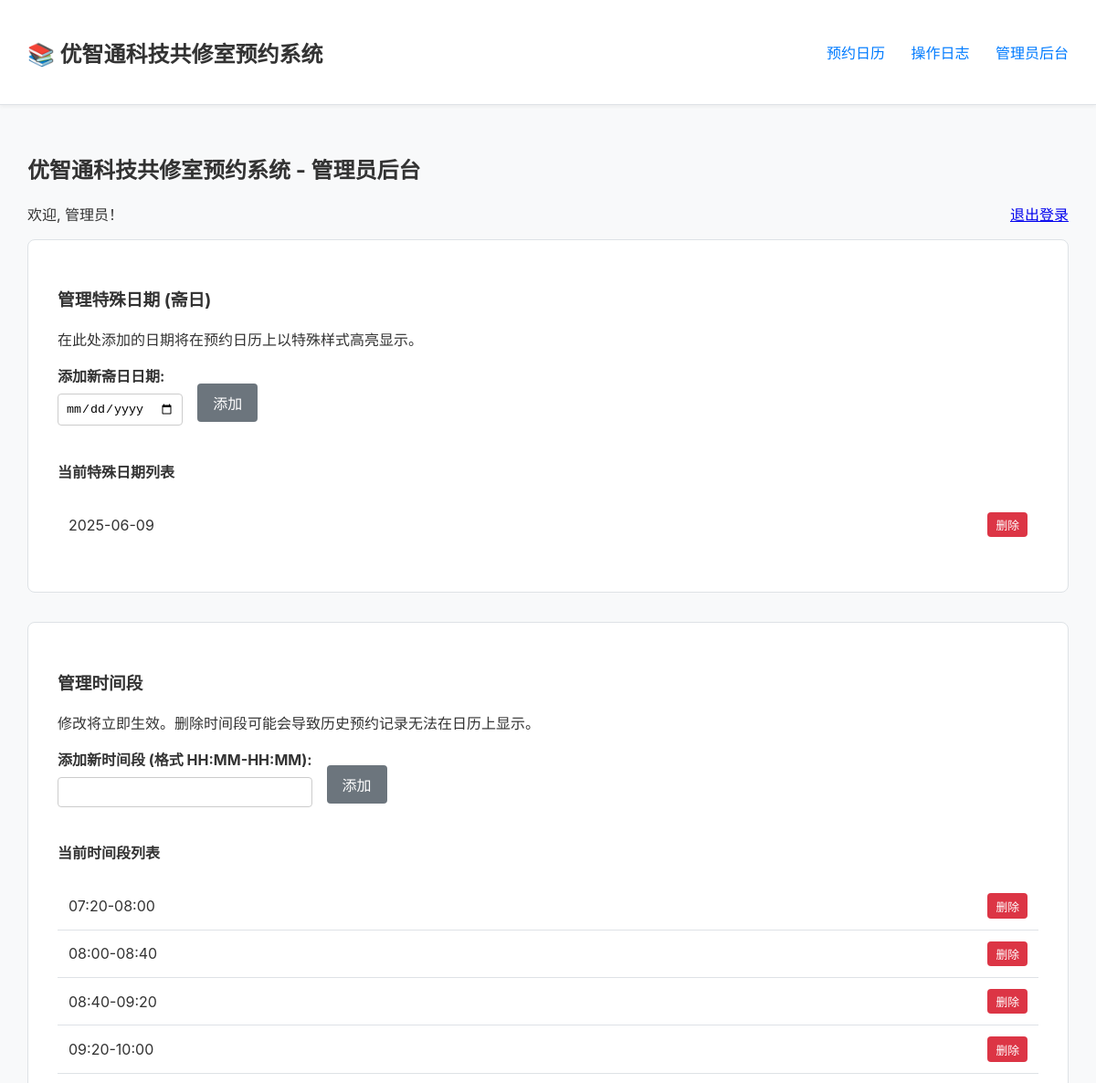
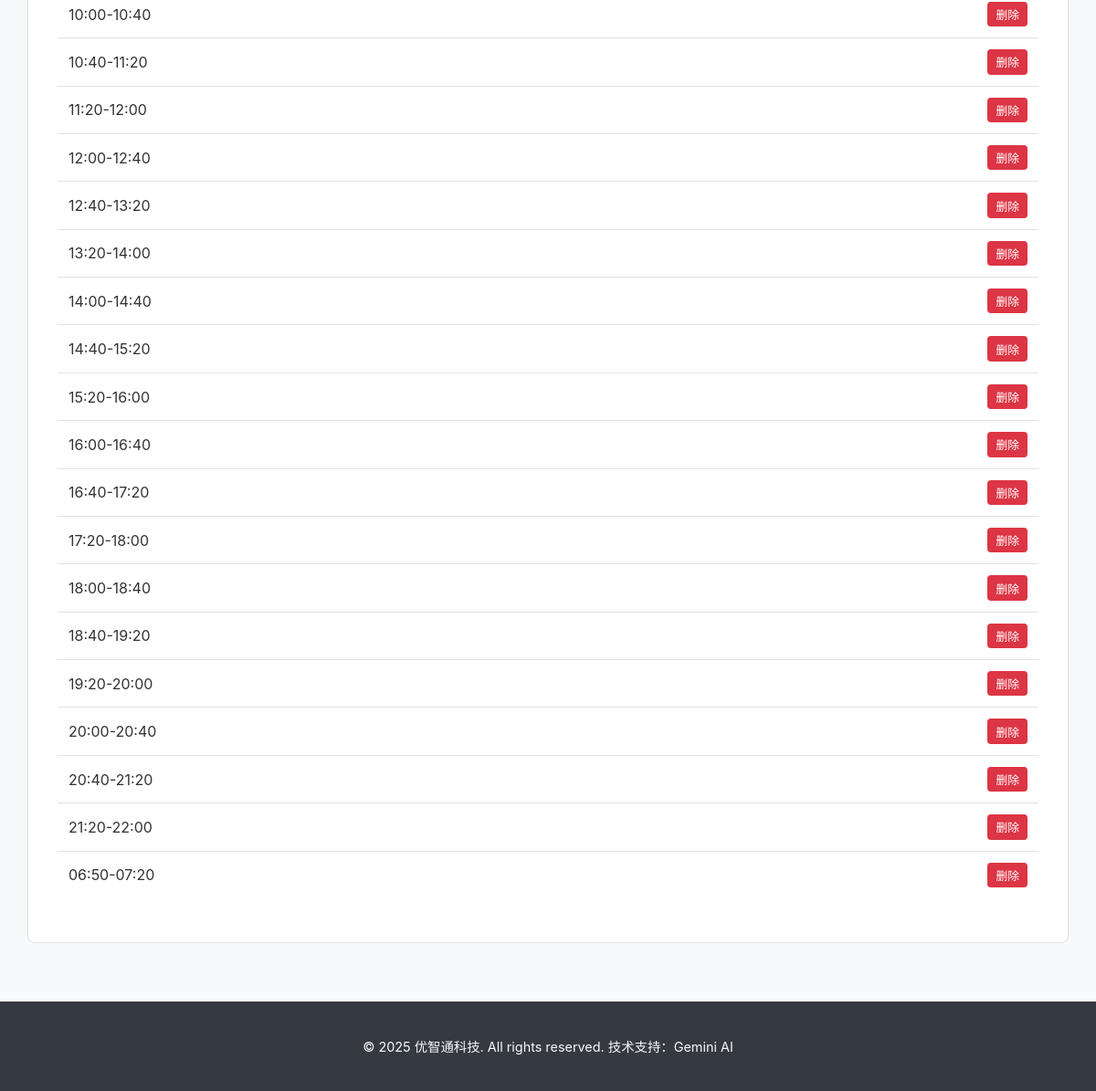
/admin (signed in), run on the app's committed database (2 pictures, top to bottom).
### app.py (models this page shows)
    class SpecialDate(sql_alchemy_db.Model):
        date_str = sql_alchemy_db.Column(sql_alchemy_db.String(20), primary_key=True)

    class TimeSlot(sql_alchemy_db.Model):
        id = sql_alchemy_db.Column(sql_alchemy_db.Integer, primary_key=True)
        slot_value = sql_alchemy_db.Column(sql_alchemy_db.String(50), unique=True, nullable=False)
        order = sql_alchemy_db.Column(sql_alchemy_db.Integer)

### app.py (the view, shortened to what this page needs)
@app.route('/admin', methods=['GET', 'POST'])
@check_db_connection
@admin_required
def admin():
    special_dates, time_slots = set(), []
    if db_is_redis:
        special_dates = sorted(list(db.smembers('special_dates') or set()))
        time_slots = db.lrange(TIME_SLOTS_KEY, 0, -1)
    else:
        special_dates = sorted([d.date_str for d in SpecialDate.query.all()])
        time_slots = [s.slot_value for s in TimeSlot.query.order_by(TimeSlot.order).all()]
    return render_template('admin.html', special_dates=special_dates, time_slots=time_slots, special_date_name="斋日")

### app.py (called while the page is built)
def check_db_connection(f):
    @wraps(f)
    def decorated_function(*args, **kwargs):
        db_handle = db if db_is_redis else db.session
        if db_handle is None: return "数据库连接失败，请检查服务器配置或环境变量。", 503
        return f(*args, **kwargs)
    return decorated_function

def admin_required(f):
    @wraps(f)
    def decorated_function(*args, **kwargs):
        if not session.get('is_admin'): return redirect(url_for('admin_login'))
        return f(*args, **kwargs)
    return decorated_function

### templates/admin.html (shortened to what this page needs)
{% extends "base.html" %}
{% block content %}
<h2>优智通科技共修室预约系统 - 管理员后台</h2>
{% if login_required %}
    <div class="admin-login">
        <h3>管理员登录</h3>
        <form method="post" action="{{ url_for('admin_login') }}">
            <div class="form-group">
                <label for="password">密码:</label>
                <input type="password" id="password" name="password" required>
            </div>
            {% if error %}
                <p class="error-message">{{ error }}</p>
            {% endif %}
            <button type="submit" class="button-primary">登录</button>
        </form>
    </div>
{% else %}
    <p>欢迎, 管理员！<a href="{{ url_for('admin_logout') }}" style="float:right;">退出登录</a></p>
    <div class="admin-section">
        <h3>管理特殊日期 ({{ special_date_name }})</h3>
        <p>在此处添加的日期将在预约日历上以特殊样式高亮显示。</p>
        <form method="post" class="inline-form">
            <div class="form-group">
                <label for="add_date">添加新{{ special_date_name }}日期:</label>
                <input type="date" id="add_date" name="add_date" required>
            </div>
            <button type="submit" class="button">添加</button>
        </form>
        <h4>当前特殊日期列表</h4>
        {% if special_dates %}
        <ul class="item-list">
            {% for s_date in special_dates %}
            <li>
                <span>{{ s_date }}</span>
                <form method="post" class="inline-form">
                    <button type="submit" class="button-danger-small">删除</button>
                </form>
            </li>
            {% endfor %}
        </ul>
        {% else %}
        <p>当前没有设置任何特殊日期。</p>
        {% endif %}
    </div>
    <div class="admin-section">
        <h3>管理时间段</h3>
        <p>修改将立即生效。删除时间段可能会导致历史预约记录无法在日历上显示。</p>
        <form method="post" class="inline-form">
            <div class="form-group">
                <label for="add_timeslot_value">添加新时间段 (格式 HH:MM-HH:MM):</label>
                <input type="text" id="add_timeslot_value" name="add_timeslot_value" pattern="([01]?[0-9]|2[0-3]):[0-5][0-9]-([01]?[0-9]|2[0-3]):[0-5][0-9]" required>
            </div>
            <button type="submit" name="add_timeslot" class="button">添加</button>
        </form>
        <h4>当前时间段列表</h4>
        {% if time_slots %}
        <ul class="item-list">
            {% for slot in time_slots %}
            <li>
                <span>{{ slot }}</span>
                <form method="post" class="inline-form">
                    <button type="submit" class="button-danger-small">删除</button>
                </form>
            </li>
            {% endfor %}
        </ul>
        {% else %}
        <p>当前没有任何时间段。请添加！</p>
        {% endif %}
    </div>
{% endif %}
{% endblock %}

### static/css/style.css (style rules this page uses)
:root { --primary-color: #007bff; --primary-hover-color: #0056b3; --danger-color: #dc3545; --danger-hover-color: #c82333; --special-date-bg: #fff3cd; --border-color: #dee2e6; --background-color: #f8f9fa; --text-color: #333; --header-bg: #ffffff; --footer-bg: #343a40; --footer-text: #f8f9fa; --font-family: -apple-system, BlinkMacSystemFont, "Segoe UI", Roboto, "Helvetica Neue", Arial, sans-serif; }
body { font-family: var(--font-family); margin: 0; background-color: var(--background-color); color: var(--text-color); display: flex; flex-direction: column; min-height: 100vh; }
.button, .button-primary, .button-danger, .button-danger-small { display: inline-block; padding: 0.5rem 1rem; border: 1px solid transparent; border-radius: 0.25rem; text-decoration: none; cursor: pointer; font-size: 1rem; transition: all 0.2s ease-in-out; text-align: center; }
.button { background-color: #6c757d; color: white; }
.button-danger-small { padding: 0.2rem 0.5rem; font-size: 0.8rem; background-color: var(--danger-color); color: white; }
.item-list { list-style: none; padding: 0; }
.item-list li { display: flex; justify-content: space-between; align-items: center; padding: 0.75rem; border-bottom: 1px solid var(--border-color); }
.item-list li:last-child { border-bottom: none; }
.form-group { margin-bottom: 1rem; }
.form-group label { display: block; margin-bottom: 0.5rem; font-weight: bold; }
.form-group input[type="text"], .form-group input[type="password"], .form-group input[type="date"] { width: 100%; padding: 0.5rem; border: 1px solid #ccc; border-radius: 4px; box-sizing: border-box; }
.inline-form { display: flex; gap: 1rem; align-items: center; }
.admin-login, .admin-section { background: white; padding: 2rem; border-radius: 8px; margin-bottom: 2rem; border: 1px solid var(--border-color); }

### data on the page
SpecialDate: date_str "2025-06-09"
TimeSlot: slot_value "07:20-08:00"
TimeSlot: slot_value "08:00-08:40"
TimeSlot: slot_value "08:40-09:20"
TimeSlot: slot_value "09:20-10:00"
TimeSlot: slot_value "10:00-10:40"
TimeSlot: slot_value "10:40-11:20"
TimeSlot: slot_value "11:20-12:00"
TimeSlot: slot_value "12:00-12:40"
TimeSlot: slot_value "12:40-13:20"
TimeSlot: slot_value "13:20-14:00"
TimeSlot: slot_value "14:00-14:40"
TimeSlot: slot_value "14:40-15:20"
TimeSlot: slot_value "15:20-16:00"
TimeSlot: slot_value "16:00-16:40"
TimeSlot: slot_value "16:40-17:20"
TimeSlot: slot_value "17:20-18:00"
TimeSlot: slot_value "18:00-18:40"
TimeSlot: slot_value "18:40-19:20"
TimeSlot: slot_value "19:20-20:00"
TimeSlot: slot_value "20:00-20:40"
TimeSlot: slot_value "20:40-21:20"
TimeSlot: slot_value "21:20-22:00"
TimeSlot: slot_value "06:50-07:20"

### other printed values
{{ special_date_name }} "斋日"
